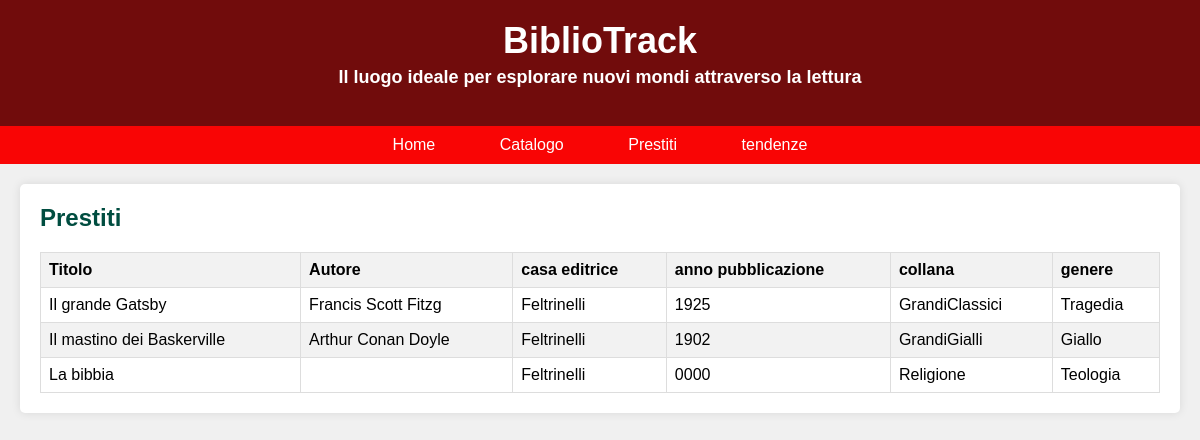
/catalogo.php, run on the app's committed database.
### tables this page shows
CREATE TABLE `libri` (
  `PK_Id_libro` int(11) NOT NULL,
  `Titolo` varchar(100) NOT NULL,
  `Autore` varchar(50) NOT NULL,
  `Casa_editrice` varchar(50) NOT NULL,
  `Anno_pubblicazione` year(4) DEFAULT NULL,
  `Collana` varchar(50) DEFAULT NULL,
  `Genere` varchar(50) DEFAULT NULL
);

### catalogo.php (the view, shortened to what this page needs)
<!DOCTYPE html>
<html lang="it">
<head>
</head>
<body>
    <header>
        <h1>BiblioTrack</h1>
        <h3>Il luogo ideale per esplorare nuovi mondi attraverso la lettura</h3>
    </header>
    <nav>
        <a href="index.html">Home</a>
        <a href="catalogo.html">Catalogo</a>
        <a href="prestiti.html">Prestiti</a>
        <a href="tendenze.html">tendenze</a>
    </nav>
    <div class="container">
        <div class="catalog-section">
            <h2>Prestiti</h2>
            <table>
                <thead>
                    <tr>
                        <th>Titolo</th>
                        <th>Autore</th>
                        <th>casa editrice</th>
                        <th>anno pubblicazione</th>
                        <th>collana</th>
                        <th>genere</th>
                    </tr>
                </thead>
                <tbody>
                    <?php
                    $servername = "localhost";
                    $username = "root";
                    $password = "Ruozzi1234";
                    $dbname = "bibliotrack";
                    $conn = new mysqli($servername, $username, $password, $dbname);
                    $sql = "SELECT * FROM libri order by Titolo";
                    $result = $conn->query($sql);
                    if ($result->num_rows > 0) {
                        while($row = $result->fetch_assoc()) {
                            echo "<tr><td>".$row["Titolo"]."</td><td>".$row["Autore"]."</td><td>".$row["Casa_editrice"]."</td><td>".$row["Anno_pubblicazione"]."</td><td>".$row["Collana"]."</td><td>".$row["Genere"]."</td></tr>";
                        }
                    } else {
                        echo "<tr><td colspan='5'>Nessun prestito trovato</td></tr>";
                    }
                    ?>
                </tbody>
            </table>
        </div>
    </div>
</body>
</html>

### catalogo.php (style rules this page uses)
body { font-family: Arial, sans-serif; margin: 0; padding: 0; background-color: #f0f0f0; }
header { background-color: #710c0c; color: #fff; padding: 20px 0; text-align: center; }
header h1 { margin: 0; font-size: 36px; }
header h3 { margin-top: 5px; font-size: 18px; }
nav { background-color: #f90505; padding: 10px 0; text-align: center; }
nav a { color: #fff; text-decoration: none; padding: 10px 20px; margin: 0 10px; border-radius: 5px; transition: background-color 0.3s; }
.container { max-width: 1200px; margin: 20px auto; padding: 0 20px; }
.catalog-section { background-color: #fff; padding: 20px; border-radius: 5px; box-shadow: 0 0 10px rgba(0,0,0,0.1); }
.catalog-section h2 { margin-top: 0; color: #004d40; }
table { width: 100%; border-collapse: collapse; }
th, td { border: 1px solid #ddd; padding: 8px; text-align: left; }
th { background-color: #f2f2f2; }
tr:nth-child(even) { background-color: #f2f2f2; }

### data on the page
libri: Titolo "Il grande Gatsby", Autore "Francis Scott Fitzg", Casa_editrice "Feltrinelli", Anno_pubblicazione "1925", Collana "GrandiClassici", Genere "Tragedia"
libri: Titolo "Il mastino dei Baskerville", Autore "Arthur Conan Doyle", Casa_editrice "Feltrinelli", Anno_pubblicazione "1902", Collana "GrandiGialli", Genere "Giallo"
libri: Titolo "La bibbia", Casa_editrice "Feltrinelli", Anno_pubblicazione "0000", Collana "Religione", Genere "Teologia"
